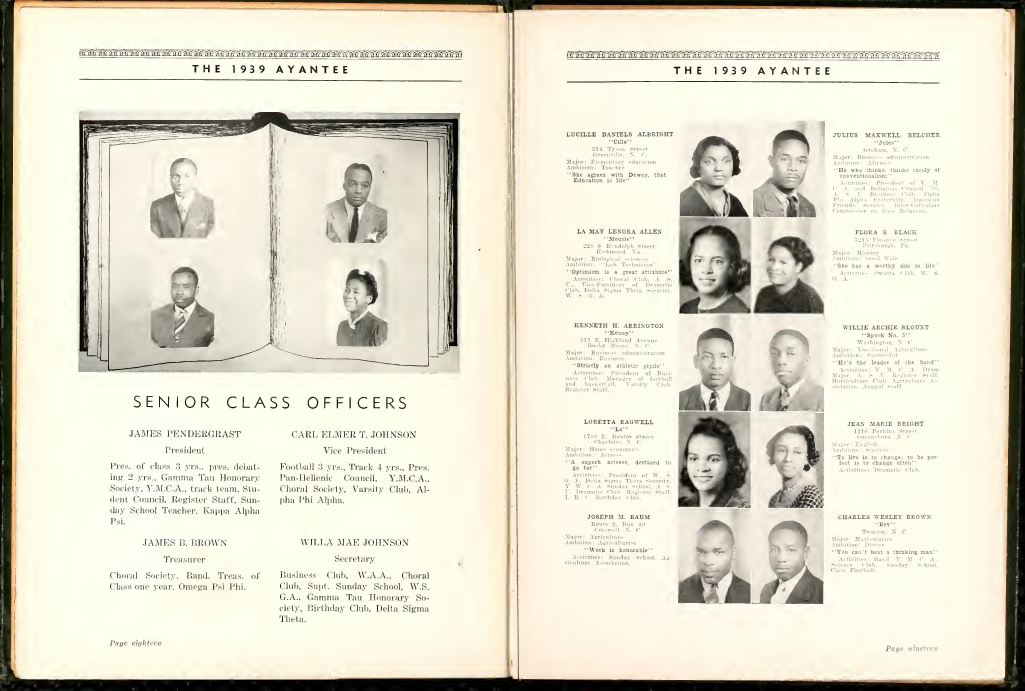
#> input picture code/OCR/185777725.jpg, 4100 x 2763 px (shown at 1/4 size)
$ python 'Tesseract OCR.py'
#> lines starting #> are read from the running program, lines starting #| are printed output that depends on the picture; after the words box and inside, x2 and y2 are one past the last pixel; in counts of white or black regions, pixels touching at a corner belong together
#Install Tesseract--for mac write "brew install tesseract" in terminal
import pytesseract #pip install pytesseract in terminal
import cv2 #pip install opencv
from PIL import Image
import sys

image_path = '185777725.jpg'
img_cv = cv2.imread(image_path)
#> img_cv is the input picture: shape (2763, 4100, 3); mean B, G, R 204.3, 221.3, 224.8

h, w = img_cv.shape[:2]
#> h = 2763; w = 4100
mid = w // 2
#> mid = 2050
#left = img_cv[:, :mid]
right = img_cv[:, mid:]
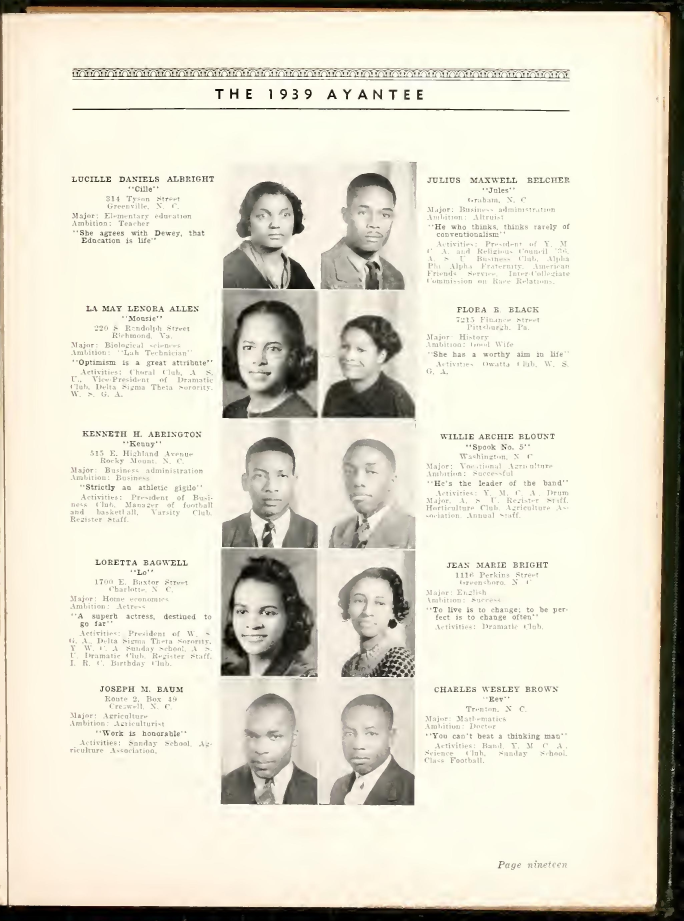
#> right: shape (2763, 2050, 3) (shown at 1/3 size); mean B, G, R 203.4, 219.7, 223.5

def preprocess(image):
    # Convert to grayscale
    gray = cv2.cvtColor(image, cv2.COLOR_BGR2GRAY)
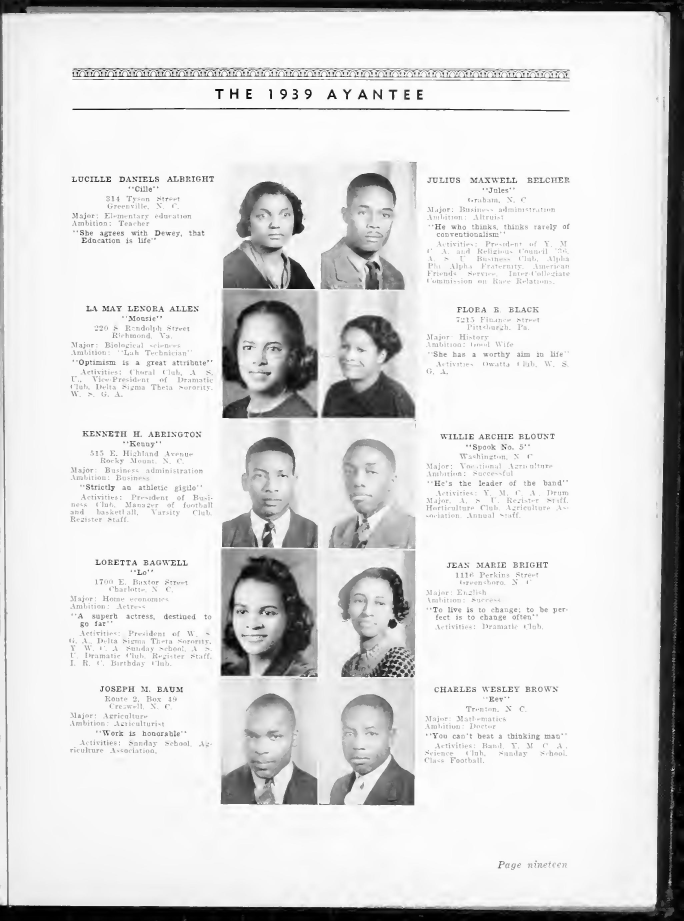
#> gray: shape (2763, 2050) (shown at 1/3 size); min 0, max 254, mean 219

    # Apply CLAHE (Contrast Limited Adaptive Histogram Equalization)
    # This enhances local contrast without affecting overall brightness
    clahe = cv2.createCLAHE(clipLimit=2.0, tileGridSize=(8, 8))
    enhanced = clahe.apply(gray)
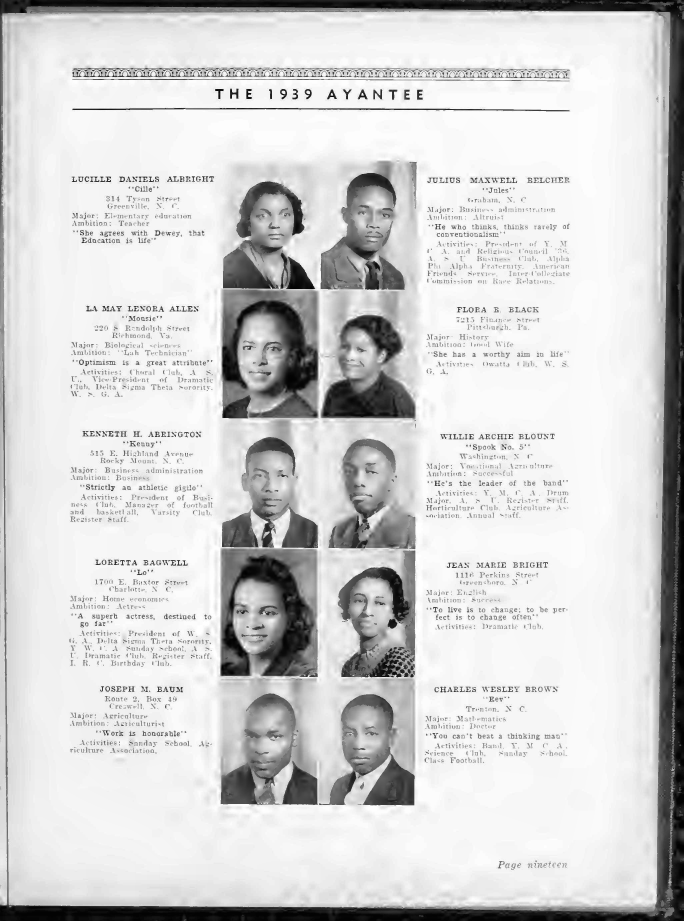
#> enhanced: shape (2763, 2050) (shown at 1/3 size); min 0, max 255, mean 209.1

    # Denoise using bilateral filter (preserves edges)
    denoised = cv2.bilateralFilter(enhanced, 9, 75, 75)

    # Apply slight blur to reduce noise while keeping text sharp
    blurred = cv2.GaussianBlur(denoised, (3, 3), 0)

    # Upscale 2x for better OCR accuracy
    upscaled = cv2.resize(blurred, None, fx=2, fy=2, interpolation=cv2.INTER_CUBIC)

    # Final adaptive thresholding (better than simple threshold for varying lighting)
    # This is more forgiving than OTSU for old documents
    binary = cv2.adaptiveThreshold(
        upscaled, 255, cv2.ADAPTIVE_THRESH_GAUSSIAN_C,
        cv2.THRESH_BINARY, 11, 2
    )
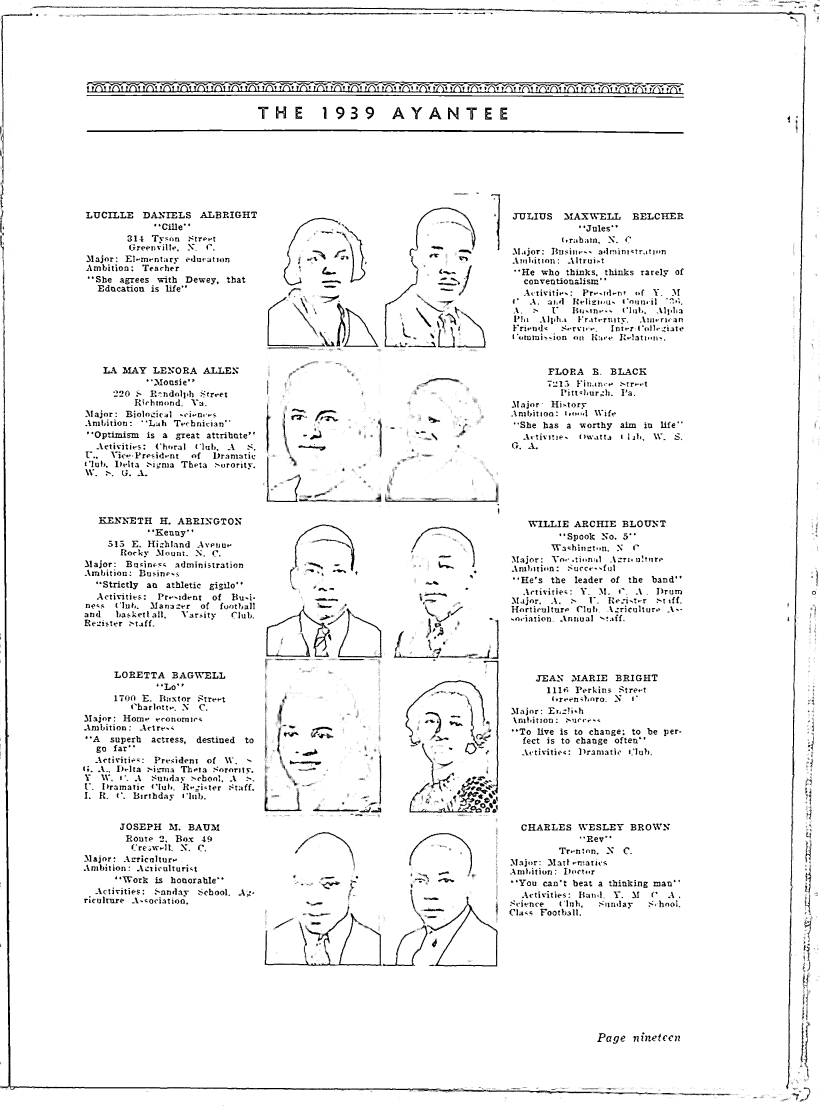
#> binary: shape (5526, 4100) (shown at 1/5 size); 95.7% white; 19661 black regions (16393 under 20 px), largest, box (x1, y1, x2, y2) and area: (0, 1345, 2201, 5458) 46000, (433, 422, 3419, 473) 32379, (434, 647, 3420, 668) 22513

    cv2.imwrite(f'processed_{image_path}', binary)
    return binary

right_proc = preprocess(right)
#> (the run stopped early here; a loop or call above may not have finished)
